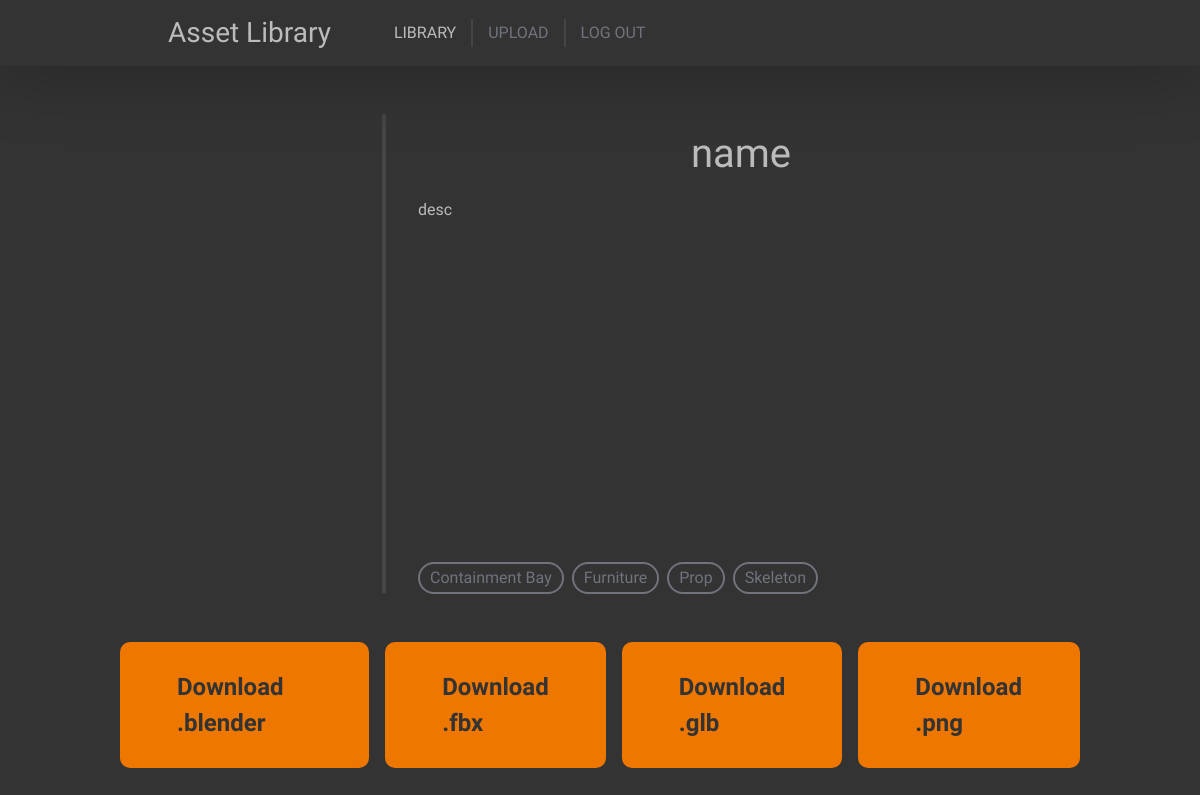
The app's page /view/7 (signed in) with its own data.
### content/models.py (models this page shows, shortened)
class Asset(models.Model):
    class Meta:
        verbose_name = "Asset"
        verbose_name_plural = "Assets"
        permissions = [
            ("see_own_assets", "Can see own added assets"),
            ("see_others_assets", "Can see others added assets"),
            ("edit_own_assets", "Can edit own assets"),
            ("edit_others_assets", "Can edit others assets"),
            ("upload_assets", "Can upload assets")
        ]
    def content_path(instance, filename):
        print(instance)
        return 'meshes/{0}/{1}'.format(instance.id, filename)
    name = models.TextField()
    description = models.TextField()
    author = models.ForeignKey(User, on_delete=models.SET_NULL, null=True)
    last_update = models.DateTimeField(default=datetime.now, blank=True)
    blender_mesh = models.FileField(upload_to=content_path, null=True)
    fbx_mesh = models.FileField(upload_to=content_path, null=True)
    preview_mesh = models.FileField(upload_to=content_path, null=True)
    textures = models.ManyToManyField(Texture)
    tags = models.ManyToManyField(AssetTag)
    favorites = models.ManyToManyField(User, related_name="users_favorites")

class AssetTag(models.Model):
    class Meta:
        verbose_name = "Asset Tag"
        verbose_name_plural = "Asset Tags"
    name = models.CharField(max_length=50)
    category = models.ForeignKey(AssetTagCategory, on_delete=models.CASCADE)

### content/views.py (the view)
# urls.py: path("view/<int:asset_pk>", views.view_view, name='asset_view'),
@login_required(login_url='/auth/', redirect_field_name=None)
def view_view(request: HttpRequest, asset_pk):
    asset = Asset.objects.filter(pk=asset_pk)
    if not asset.exists():
        return redirect('library')
    asset = asset.first()
    if not request.user.has_perm("content.see_own") and asset.author == request.user:
        return redirect('library')
    if not request.user.has_perm("content.see_others") and asset.author != request.user:
        return redirect('library')
    return render(request, "content/view.html", { 'asset': asset })

### content/templates/content/view.html (shortened to what this page needs)
<!DOCTYPE html>
<html>
    <head>
        <link href="https://cdn.jsdelivr.net/npm/bootstrap@5.2.3/dist/css/bootstrap.min.css" rel="stylesheet">
        {% load static %}
        <link href="{% static 'main/common.css' %}" rel="stylesheet">
        <link href="{% static 'content/view.css' %}" rel="stylesheet">
    </head>
    <body>
        <div class="top">
            <div class="adjusted-content mx-auto d-flex align-items-center">
                <h3 class="my-3 mx-5">Asset Library</h3>
                <div class="navigation fs-6 d-flex align-items-center">
                    <a href="{% url 'library' %}" class="active">LIBRARY</a>
                    <a href="{% url 'upload' %}">UPLOAD</a>
                    <a href="{% url 'logout' %}">LOG OUT</a>
                </div>
            </div>
        </div>
        <div class="content">
            <div class="adjusted-content mx-auto">
                <div class="d-flex flex-row mt-5 gap-3">
                    <model-viewer src="{{ asset.preview_mesh.url }}" class="flex-fill model-preview" camera-controls interaction-prompt="none" auto-rotate auto-rotate-delay="3000" rotation-per-second="25deg"></model-viewer>
                    <div class="vertical-rule"></div>
                    <div class="flex-fill d-flex flex-column">
                        <h1 class="mx-5 my-3 text-center">{{ asset.name }}</h1>
                        <p class="mx-3 my-1">{{ asset.description }}</p>
                        <div class="mx-3 mt-auto mb-0 d-flex gap-2">
                            {% for tag in asset.tags.all %}
                            <div class="tag">
                                {{ tag.name }}
                            </div>
                            {% endfor %}
                        </div>
                    </div>
                </div>
                <div class="d-flex flex-row mt-5 gap-3 justify-content-evenly">
                    <a href="{{ asset.blender_mesh.url }}" download class="download-button">
                        Download .blender
                    </a>
                    <a href="{{ asset.fbx_mesh.url }}" download class="download-button">
                        Download .fbx
                    </a>
                    <a href="{{ asset.preview_mesh.url }}" download class="download-button">
                        Download .glb
                    </a>
                    <a href="#" id="texturesDownload" download class="download-button">
                        Download .png
                    </a>
                </div>
            </div>
        </div>
    </body>
</html>

### main/static/main/common.css (style rules this page uses)
body { font-family: 'Lexend', sans-serif;; color: #BBBBBB; background-color: #333333; }
.top { background-color: #333333; overflow: auto; z-index: 10; box-shadow: 0 0 70px 5px rgba(0, 0, 0, 0.25); position: sticky; top: 0; }
a { color: inherit; text-decoration: none; }
.navigation { color: #70737C }
.navigation a { padding: 2px 15px; border-right: solid 2px #454545; transition: 0.15s ease-in-out color; }
.navigation a:hover, .navigation a.active { color: #BBBBBB }
.navigation a:last-child { border: none; }
.adjusted-content { width: 80%; }
.content { overflow: auto; min-height: 100vh; }
.vertical-rule { border: solid 2px #454545; border-radius: 2px; }

### content/static/content/view.css (style rules this page uses)
.model-preview { height: 60vh; border-radius: 25px; }
.download-button { background-color: #EE7700; color: #333333; padding: 25px 55px; font-size: 24px; font-weight: bold; border-radius: 10px; border: solid 2px #EE7700; transition: all ease-in-out 0.15s; }
.tag { border: solid 2px #70737C; border-radius: 25px; padding: 2px 10px; color: #70737C; user-select: none; transition: all ease-in-out 0.15s; }

### records on screen
Asset: name "name", description "desc"
AssetTag: name "Containment Bay"
AssetTag: name "Furniture"
AssetTag: name "Prop"
AssetTag: name "Skeleton"
